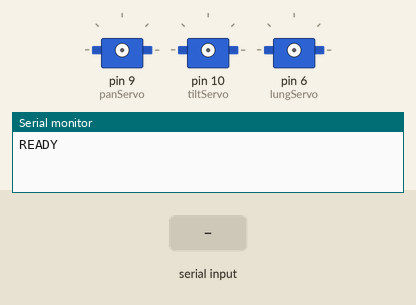
Recording of a sketch running on a simulated Arduino Uno, built with avr-gcc and run on an emulated ATmega328P. On the bench: 3 × servo, the last lines printed to the serial monitor. Inputs (shaded band) come from the test bench.

Above: at 1.2 s.
1.3 s: "PAN:\n" received over Serial
At 3.3 s:
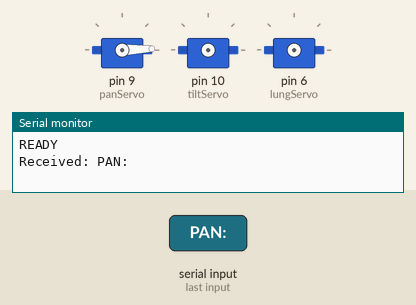
4.3 s: "TILT:\n" received over Serial
At 5.9 s:
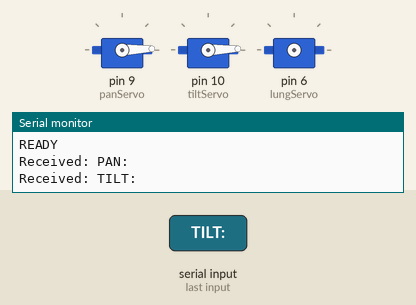
7.3 s: "LUNG:\n" received over Serial
8.8 s: "PAN:90\n" received over Serial
At 11.1 s:
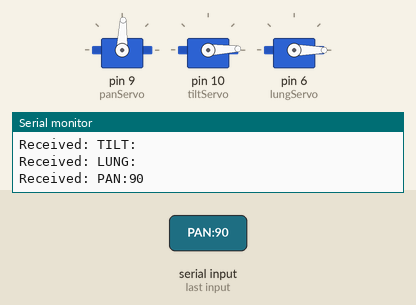
11.8 s: "TILT:90\n" received over Serial
At 12.26 s:
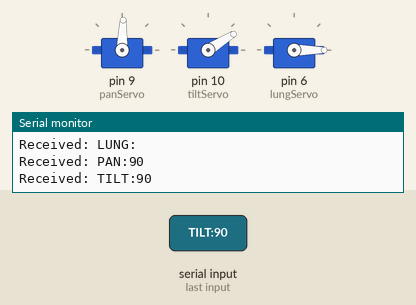
14.8 s: "PAN:,45\n" received over Serial
At 15.27 s:
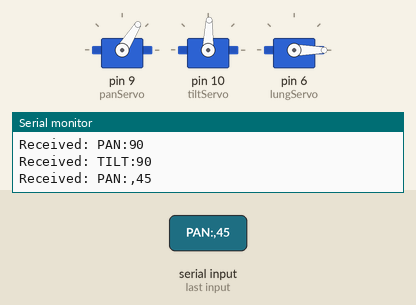
Timing chart, 0 to 17.8 s (numbered marks = the images above; inputs shaded):
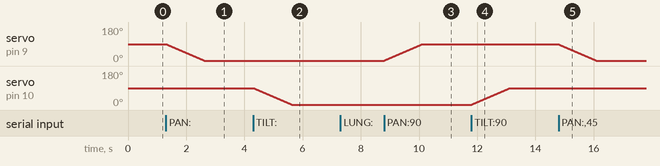

The sketch:

Lint-arduinoserial.ino
```cpp
#include <Servo.h>

Servo panServo;
Servo tiltServo;
Servo lungServo;

bool panAttached = false;
bool tiltAttached = false;
bool lungAttached = false;

String lungMode = "hold";
unsigned long lastLungUpdate = 0;
int lungPos = 90;
int lungDir = 1;

int currentPan = 90;
int targetPan = 90;

int currentTilt = 90;
int targetTilt = 90;

int currentLung = 90;

void setup() {
  Serial.begin(9600);
  Serial.println("READY");
}

void loop() {
  if (Serial.available()) {
    String line = Serial.readStringUntil('\n');
    line.trim();
    Serial.println("Received: " + line);

    if (line.startsWith("PAN:")) {
      targetPan = constrain(line.substring(4).toInt(), 0, 180);
      if (!panAttached) {
        panServo.attach(9);
        panAttached = true;
      }
    }

    else if (line.startsWith("TILT:")) {
      targetTilt = constrain(line.substring(5).toInt(), 0, 180);
      if (!tiltAttached) {
        tiltServo.attach(10);
        tiltAttached = true;
      }
    }

    else if (line.startsWith("LUNG:")) {
      String value = line.substring(5);
      if (value == "hold" || value == "slow") {
        lungMode = value;
      } else {
        int angle = value.toInt();
        if (!lungAttached) {
          lungServo.attach(6);
          lungAttached = true;
        }
        lungServo.write(constrain(angle, 0, 180));
        lungMode = "hold";
      }
    }
  }

  updatePanTilt();
  updateLung();
  delay(30);  // run loop ~30Hz
}

void updatePanTilt() {
  if (panAttached) {
    if (abs(currentPan - targetPan) > 2) {
      currentPan += (targetPan > currentPan) ? 2 : -2;
      panServo.write(currentPan);
    }
  }

  if (tiltAttached) {
    if (abs(currentTilt - targetTilt) > 2) {
      currentTilt += (targetTilt > currentTilt) ? 2 : -2;
      tiltServo.write(currentTilt);
    }
  }
}

void updateLung() {
  if (lungMode != "slow" || !lungAttached) return;

  unsigned long now = millis();
  int interval = 30;

  if (now - lastLungUpdate > interval) {
    lungPos += lungDir;
    if (lungPos > 120 || lungPos < 60) {
      lungDir *= -1;
    }
    lungServo.write(lungPos);
    lastLungUpdate = now;
  }
}
```

Measured:
- after the input at 1.3 s, servo on pin 9 (panServo): moves from 88° to 2° over 1.3 s, starting after 0.05 s
- after the input at 4.3 s, servo on pin 10 (tiltServo): moves from 88° to 2° over 1.3 s, starting after 0.06 s
- after the input at 8.8 s, servo on pin 9 (panServo): moves from 2° to 88° over 1.3 s, starting at once
- after the input at 11.8 s, servo on pin 10 (tiltServo): moves from 2° to 88° over 1.3 s, starting at once
- after the input at 14.8 s, servo on pin 9 (panServo): moves from 88° to 2° over 1.3 s, starting at once
